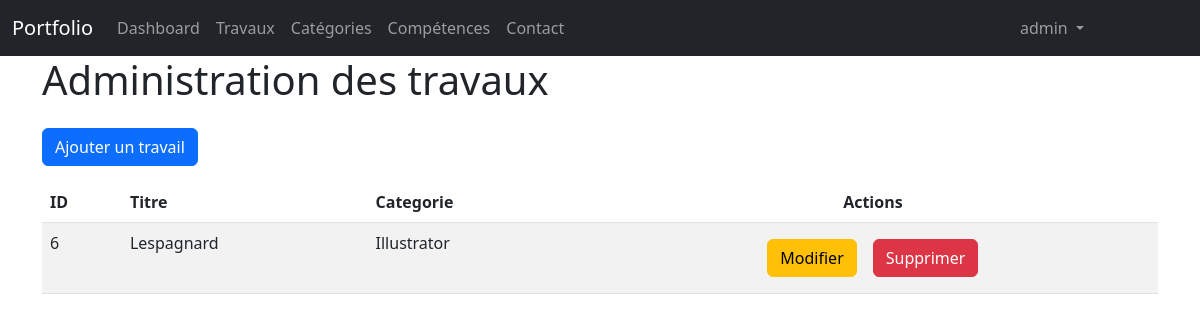
Before: /admin/products.php (signed in) with the older database file.
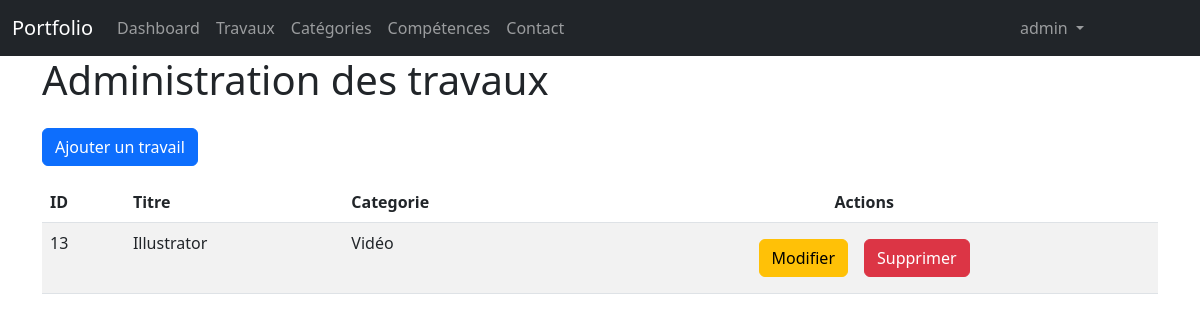
After: the same page with the newer database file.
### tables this page shows
CREATE TABLE IF NOT EXISTS `galerie` (
  `id` int(11) NOT NULL AUTO_INCREMENT,
  `id_categorie` int(11) NOT NULL,
  `nom` varchar(255) NOT NULL,
  `description` text NOT NULL,
  `image` text NOT NULL,
  PRIMARY KEY (`id`)
);

CREATE TABLE IF NOT EXISTS `categories` (
  `id` int(11) NOT NULL AUTO_INCREMENT,
  `nom` varchar(255) NOT NULL,
  PRIMARY KEY (`id`)
);

### admin/products.php (the view, shortened to what this page needs)
<?php
    require "../connexion.php";
    $limit=10;
?>
<!DOCTYPE html>
<html lang="fr">
<head>
    <link rel="stylesheet" href="../bootstrap/css/bootstrap.min.css">
</head>
<body>
    <?php
        include("partials/header.php");
    ?>
    <div class="container">
        <h1>Administration des travaux</h1>
        <div>
            <a href="addProduct.php" class="btn btn-primary my-3">Ajouter un travail</a>
        </div>
        <?php
            if(isset($_GET['page']))
            {
                $pg = $_GET['page'];
            }else{
                $pg = 1;
            }
            $offset=($pg-1)*$limit;
        ?>
        <table class="table table-striped">
            <thead>
                <tr>
                    <th>ID</th>
                    <th>Titre</th>
                    <th>Categorie</th>
                    <th class="text-center">Actions</th>
                </tr>
            </thead>
            <tbody>
                <?php
                    $req = $bdd->prepare("SELECT galerie.id as gid, galerie.nom as gnom, categories.nom as cnom FROM galerie INNER JOIN categories ON galerie.id_categorie = categories.id LIMIT :offset, :mylimit");
                    $req->bindParam(':offset',$offset, PDO::PARAM_INT);
                    $req->bindParam(':mylimit',$limit, PDO::PARAM_INT);
                    $req->execute();
                    while($don = $req->fetch())
                    {
                        echo "<tr>";
                            echo "<td>".$don['gid']."</td>";
                            echo "<td>".$don['gnom']."</td>";
                            echo "<td>".$don['cnom']."</td>";
                            echo "<td class='text-center'>";
                                echo "<a href='updateProduct.php?id=".$don['gid']."' class='btn btn-warning m-2'>Modifier</a>";
                                echo "<a href='products.php?delete=".$don['gid']."' class='btn btn-danger m-2'>Supprimer</a>";
                            echo "</td>";
                        echo "</tr>";
                    }
                ?>
            </tbody>
        </table>
    </div>
</body>
</html>

Changed rows visible on the page:
removed galerie: id "6", nom "Lespagnard", id_categorie.nom "Illustrator"
added galerie: id "13", nom "Illustrator", id_categorie.nom "Vidéo"
